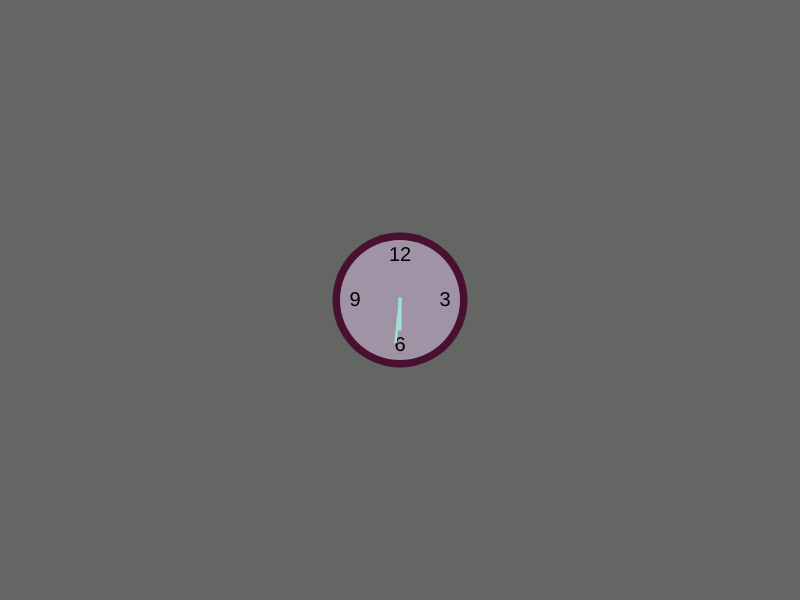
Frame 1 (no input)
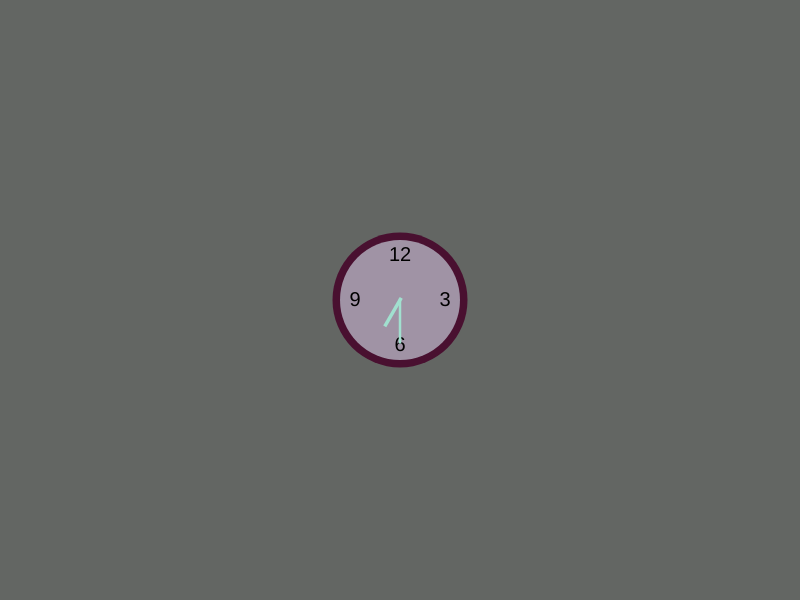
Frame 60 (no input)
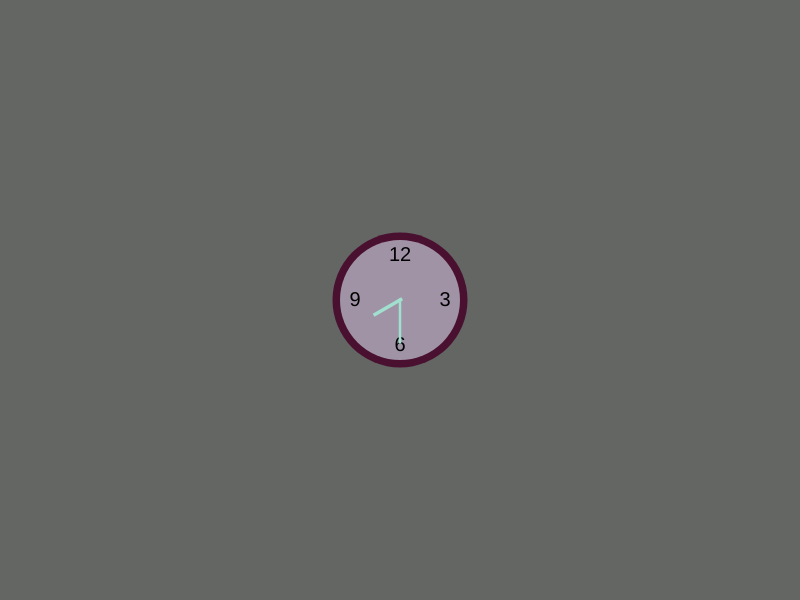
Frame 120 (the mouse pressed at the canvas centre since frame 60)

The p5.js sketch that drew these frames (run headless with seeded random() and noise() and a simulated clock; from frame 60 on, the mouse is pressed at the canvas centre):

// p5.js sketch
// ── sketch.js
function setup() {
	console.log("Hello World");
	createCanvas(800,600);
	background(99, 102, 99); //baggrundsfarve
	frameRate(60); //på et sekund vil koden løbe 60 gange.

}

function draw() {
	
	noStroke(); //ingen kontur
	fill(99, 102, 99);
	rect(0,0,width,height);
	translate (width/2,height/2); //transformerer koordinatet til at være 0,0 i midten af canvasset.
		fill(73, 16, 48);
		ellipse(0,0,135,135); //mørke lilla kant omkring urskiven.
	fill(160, 147, 165);
	ellipse(0,0,120,120); //lyselilla urskive.
	
	
	noStroke();
	fill(0,0,0);
	textAlign(CENTER,CENTER); //skriten placeres i midten. lettere at arbejde med x-, og y-koordinaterne fra midten af.
	textSize(20);
		text("12",0,-45);
		text("6",0,45);
		text("3",45,0);
		text("9",-45,0);
	
	
	push();
	var cir = 360/60*(frameCount%60);
	rotate(radians(cir));
	noStroke();
	fill(161, 224, 207);
	rect(-1.25, -1.5, 2.5, 45);
		//ellipse(0,0,6,6);
	pop();

	push();
	var cir = 360/720*(frameCount%720);
	rotate(radians(cir));
	noStroke();
	fill(161, 224, 207);
	rect(-1.75,-2.5,3.5,33);
	pop();


}
